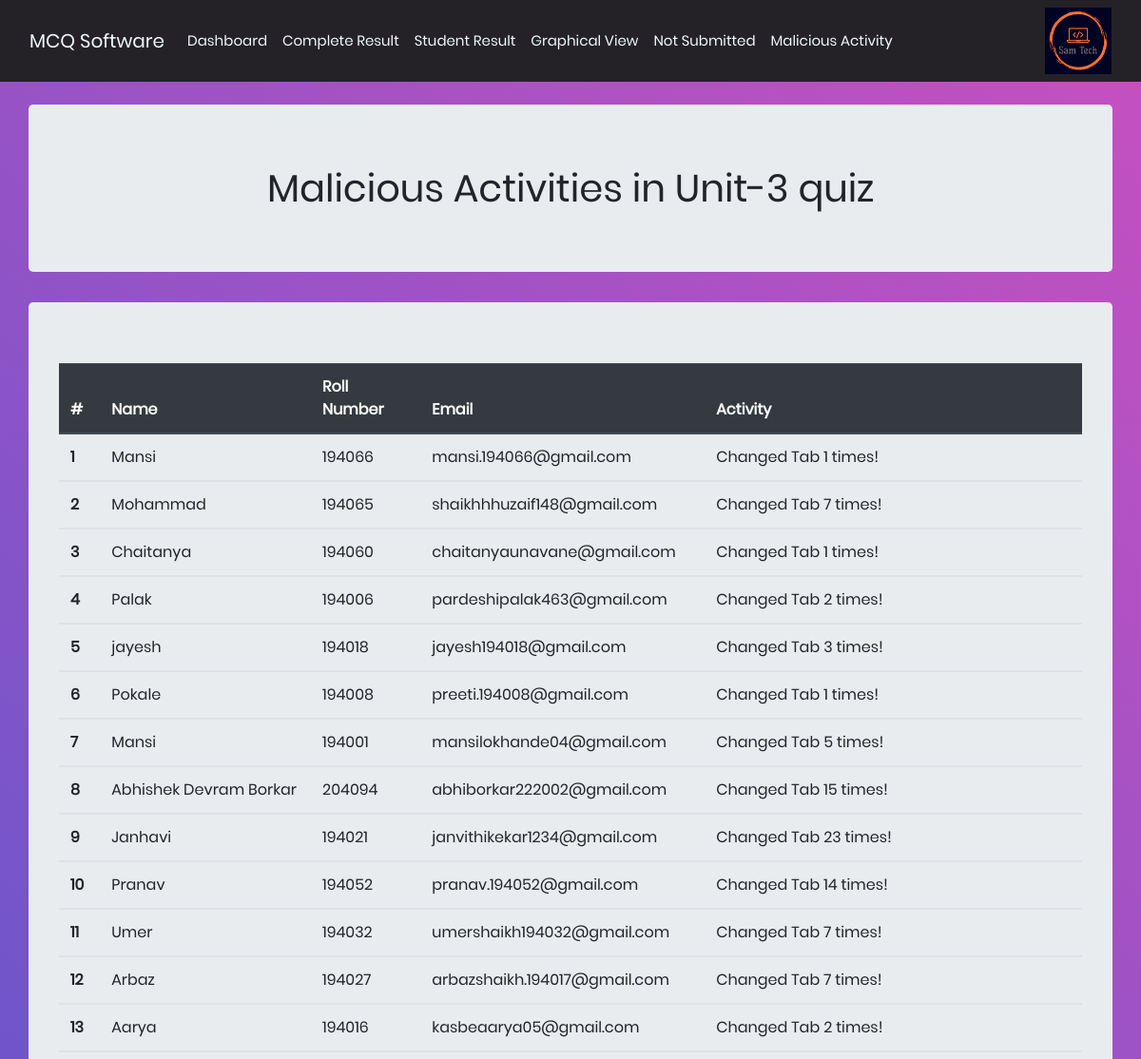
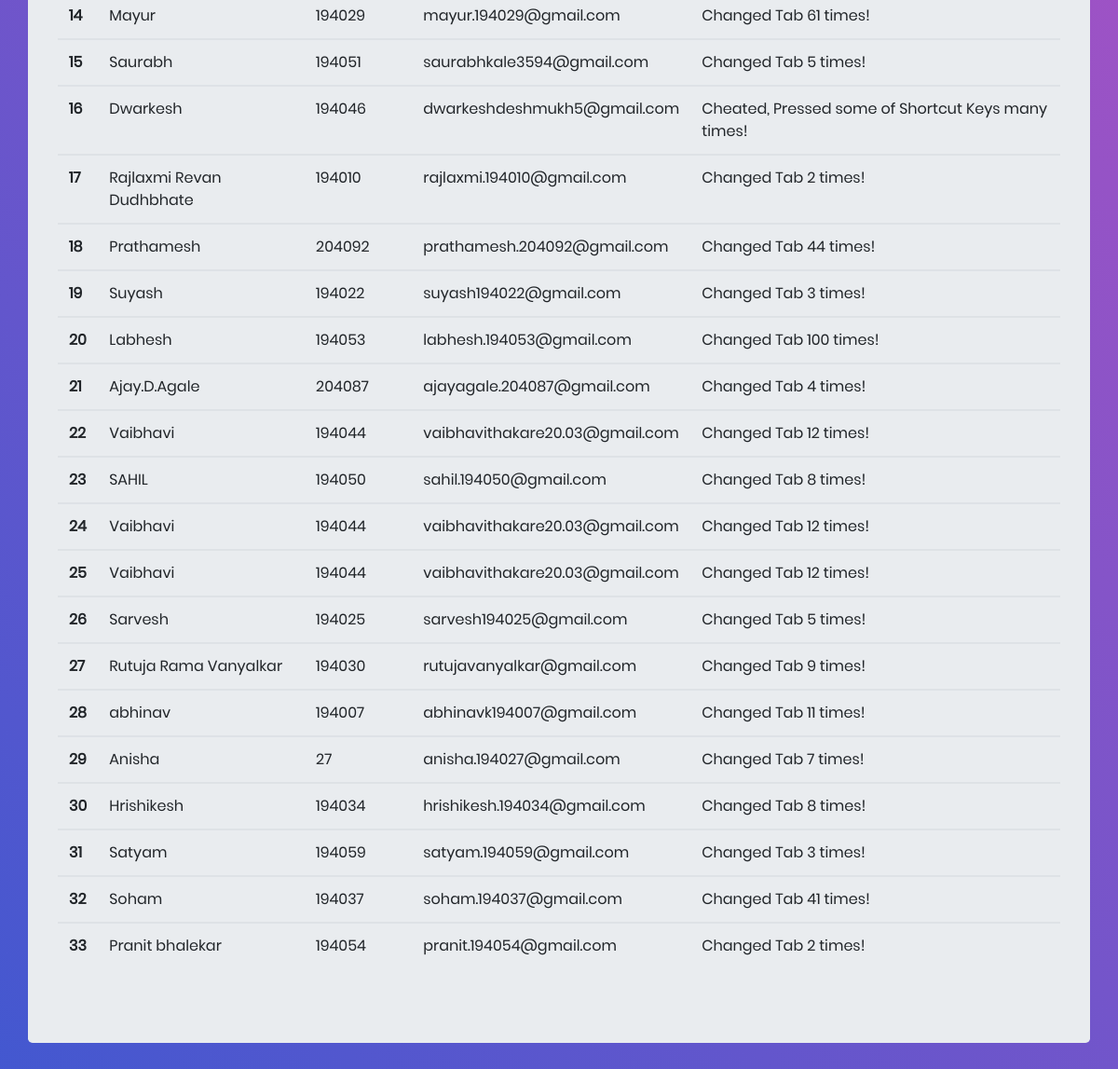
Page /malicious.php (signed in) on the committed database (2 pictures, top to bottom).
### tables this page shows
CREATE TABLE `tempresult` (
  `quizname` varchar(255) NOT NULL
);

CREATE TABLE `malicious` (
  `Id` int(7) NOT NULL,
  `ename` varchar(255) NOT NULL,
  `email` varchar(255) NOT NULL,
  `roll` varchar(20) NOT NULL,
  `quizname` varchar(255) NOT NULL,
  `emessage` varchar(255) NOT NULL
);

### malicious.php (the view, shortened to what this page needs)
<!DOCTYPE html>
<html lang="en">
<head>
    <link rel="stylesheet" href="assets/bootstrap/css/bootstrap.min.css">
    <link rel="stylesheet" href="assets/css/styles.css">
</head>
<body class="bodycolor">
    <nav class="navbar navbar-light navbar-expand-md" style="color: var(--indigo);background: #242226;">
        <div class="container-fluid"><a class="navbar-brand" href="" style="color:aliceblue">MCQ Software</a>
            <div class="collapse navbar-collapse" id="navcol-1">
                <ul class="navbar-nav">
                    <li class="nav-item"><a class="nav-link active" href="dashboard.php" style="color:aliceblue">Dashboard</a></li>
                    <li class="nav-item"><a class="nav-link" href="allresult.php" style="color:aliceblue">Complete Result</a></li>
                    <li class="nav-item"><a class="nav-link" href="studresult.php" style="color:aliceblue">Student Result</a></li>
                    <li class="nav-item"><a class="nav-link" href="graph.php" style="color:aliceblue">Graphical View</a></li>
                    <li class="nav-item"><a class="nav-link" href="studnots.php" style="color:aliceblue">Not Submitted</a></li>
                    <li class="nav-item"><a class="nav-link" href="malicious.php" style="color:aliceblue">Malicious Activity</a></li>
                </ul>
                <div class="collapse navbar-collapse justify-content-end" id="navbarSupportedContent">
                <ul class="navbar-nav ">
                    <img src="assets/img/my_logo.jpeg" alt="" width="70" height="70">
                </ul>
                </div>
            </div>
        </div>
    </nav>
    <br>
    <?php
        require ('config.php');
    ?>
    <div class="container jumbotron">
        <?php
        $conn=mysqli_connect($server_name,$username,$password,$database_name);
        $sql_query = "SELECT quizname from tempresult";
        $records = mysqli_query($conn,$sql_query);
        while($data = mysqli_fetch_array($records)){
            $qz=$data['quizname'];
        }
        echo "<center><h1>Malicious Activities in ".$qz." quiz</h1></center>";
        ?>
    </div>
    <div class="container jumbotron">
        <?php
            $n=1;
            $conn=mysqli_connect($server_name,$username,$password,$database_name);
            $sql_query = "SELECT * from malicious where quizname='$qz'";
            $records = mysqli_query($conn, $sql_query);
            echo '<table class="table">';
                echo '<thead class="thead-dark">';
                    echo '<tr>';
                    echo '<th scope="col">#</th>';
                    echo '<th scope="col">Name</th>';
                    echo '<th scope="col">Roll Number</th>';
                    echo '<th scope="col">Email</th>';
                    echo '<th scope="col">Activity</th>';
                    echo '</tr>';
                echo '</thead>';
            while($data = mysqli_fetch_array($records)){
                $roll=$data['roll'];
                $email=$data['email'];
                $name=$data['ename'];
                $activity=$data['emessage'];
                echo '<tbody>
                        <tr>
                        <th scope="row">'.$n.'</th>
                        <td>'.$name.'</td>
                        <td>'.$roll.'</td>
                        <td>'.$email.'</td>
                        <td>'.$activity.'</td>
                        </tr>';
                $n+=1;
            }
            echo '</tbody>
            </table>';
        ?>
    </div>
    <br><br>
</body>
</html>

### assets/css/styles.css (style rules this page uses)
* { margin: 0px; padding: 0px; box-sizing: border-box; }
body, html { height: 100%; font-family: Poppins-Regular, sans-serif; }
a { font-family: Poppins-Regular; font-size: 15px; line-height: 1.7; color: #666666; margin: 0px; transition: all 0.4s; -webkit-transition: all 0.4s; -o-transition: all 0.4s; -moz-transition: all 0.4s; }
h1,h2,h3,h4,h5,h6 { margin: 0px; }
ul, li { margin: 0px; list-style-type: none; }

### malicious.php (style rules this page uses)
th, td { padding: 15px; }
.bodycolor { background: #9053c7; background: -webkit-linear-gradient(-135deg, #c850c0, #4158d0); background: -o-linear-gradient(-135deg, #c850c0, #4158d0); background: -moz-linear-gradient(-135deg, #c850c0, #4158d0); background: linear-gradient(-135deg, #c850c0, #4158d0); height: 100%; margin: 0; background-repeat: no-repeat; background-attachment: fixed; }

### rows in the picture
tempresult: quizname "Unit-3"
malicious: ename "Mansi", roll "194066", email "mansi.194066@gmail.com", emessage "Changed Tab 1 times!"
malicious: ename "Mohammad", roll "194065", email "shaikhhhuzaif148@gmail.com", emessage "Changed Tab 7 times!"
malicious: ename "Chaitanya", roll "194060", email "chaitanyaunavane@gmail.com", emessage "Changed Tab 1 times!"
malicious: ename "Palak", roll "194006", email "pardeshipalak463@gmail.com", emessage "Changed Tab 2 times!"
malicious: ename "jayesh", roll "194018", email "jayesh194018@gmail.com", emessage "Changed Tab 3 times!"
malicious: ename "Pokale", roll "194008", email "preeti.194008@gmail.com", emessage "Changed Tab 1 times!"
malicious: ename "Mansi", roll "194001", email "mansilokhande04@gmail.com", emessage "Changed Tab 5 times!"
malicious: ename "Abhishek Devram Borkar", roll "204094", email "abhiborkar222002@gmail.com", emessage "Changed Tab 15 times!"
malicious: ename "Janhavi", roll "194021", email "janvithikekar1234@gmail.com", emessage "Changed Tab 23 times!"
malicious: ename "Pranav", roll "194052", email "pranav.194052@gmail.com", emessage "Changed Tab 14 times!"
malicious: ename "Umer", roll "194032", email "umershaikh194032@gmail.com", emessage "Changed Tab 7 times!"
malicious: ename "Arbaz", roll "194027", email "arbazshaikh.194017@gmail.com", emessage "Changed Tab 7 times!"
malicious: ename "Aarya", roll "194016", email "kasbeaarya05@gmail.com", emessage "Changed Tab 2 times!"
malicious: ename "Mayur", roll "194029", email "mayur.194029@gmail.com", emessage "Changed Tab 61 times!"
malicious: ename "Saurabh", roll "194051", email "saurabhkale3594@gmail.com", emessage "Changed Tab 5 times!"
malicious: ename "Dwarkesh", roll "194046", email "dwarkeshdeshmukh5@gmail.com", emessage "Cheated, Pressed some of Shortcut Keys many times!"
malicious: ename "Rajlaxmi Revan Dudhbhate", roll "194010", email "rajlaxmi.194010@gmail.com", emessage "Changed Tab 2 times!"
malicious: ename "Prathamesh", roll "204092", email "prathamesh.204092@gmail.com", emessage "Changed Tab 44 times!"
malicious: ename "Suyash", roll "194022", email "suyash194022@gmail.com", emessage "Changed Tab 3 times!"
malicious: ename "Labhesh", roll "194053", email "labhesh.194053@gmail.com", emessage "Changed Tab 100 times!"
malicious: ename "Ajay.D.Agale", roll "204087", email "ajayagale.204087@gmail.com", emessage "Changed Tab 4 times!"
malicious: ename "Vaibhavi", roll "194044", email "vaibhavithakare20.03@gmail.com", emessage "Changed Tab 12 times!"
malicious: ename "SAHIL", roll "194050", email "sahil.194050@gmail.com", emessage "Changed Tab 8 times!"
malicious: ename "Vaibhavi", roll "194044", email "vaibhavithakare20.03@gmail.com", emessage "Changed Tab 12 times!"
malicious: ename "Vaibhavi", roll "194044", email "vaibhavithakare20.03@gmail.com", emessage "Changed Tab 12 times!"
malicious: ename "Sarvesh", roll "194025", email "sarvesh194025@gmail.com", emessage "Changed Tab 5 times!"
malicious: ename "Rutuja Rama Vanyalkar", roll "194030", email "rutujavanyalkar@gmail.com", emessage "Changed Tab 9 times!"
malicious: ename "abhinav", roll "194007", email "abhinavk194007@gmail.com", emessage "Changed Tab 11 times!"
malicious: ename "Anisha", roll "27", email "anisha.194027@gmail.com", emessage "Changed Tab 7 times!"
malicious: ename "Hrishikesh", roll "194034", email "hrishikesh.194034@gmail.com", emessage "Changed Tab 8 times!"
malicious: ename "Satyam", roll "194059", email "satyam.194059@gmail.com", emessage "Changed Tab 3 times!"
malicious: ename "Soham", roll "194037", email "soham.194037@gmail.com", emessage "Changed Tab 41 times!"
malicious: ename "Pranit bhalekar", roll "194054", email "pranit.194054@gmail.com", emessage "Changed Tab 2 times!"
